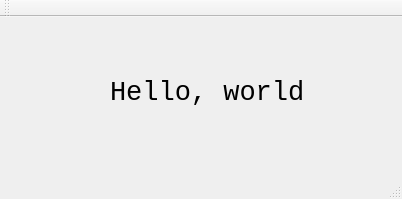
<?xml version="1.0" encoding="UTF-8"?>
<ui version="4.0">
 <class>QtWidgetsApplication1Class</class>
 <widget class="QMainWindow" name="QtWidgetsApplication1Class">
  <property name="geometry">
   <rect>
    <x>0</x>
    <y>0</y>
    <width>402</width>
    <height>199</height>
   </rect>
  </property>
  <property name="windowTitle">
   <string>QtWidgetsApplication1</string>
  </property>
  <widget class="QWidget" name="centralWidget">
   <widget class="QLabel" name="label">
    <property name="geometry">
     <rect>
      <x>110</x>
      <y>60</y>
      <width>195</width>
      <height>32</height>
     </rect>
    </property>
    <property name="font">
     <font>
      <family>Consolas</family>
      <pointsize>20</pointsize>
     </font>
    </property>
    <property name="text">
     <string>Hello, world!</string>
    </property>
    <property name="textFormat">
     <enum>Qt::AutoText</enum>
    </property>
   </widget>
  </widget>
  <widget class="QMenuBar" name="menuBar">
   <property name="geometry">
    <rect>
     <x>0</x>
     <y>0</y>
     <width>402</width>
     <height>21</height>
    </rect>
   </property>
  </widget>
  <widget class="QToolBar" name="mainToolBar">
   <attribute name="toolBarArea">
    <enum>TopToolBarArea</enum>
   </attribute>
   <attribute name="toolBarBreak">
    <bool>false</bool>
   </attribute>
  </widget>
  <widget class="QStatusBar" name="statusBar"/>
 </widget>
 <layoutdefault spacing="6" margin="11"/>
 <resources>
  <include location="QtWidgetsApplication1.qrc"/>
 </resources>
 <connections/>
</ui>
